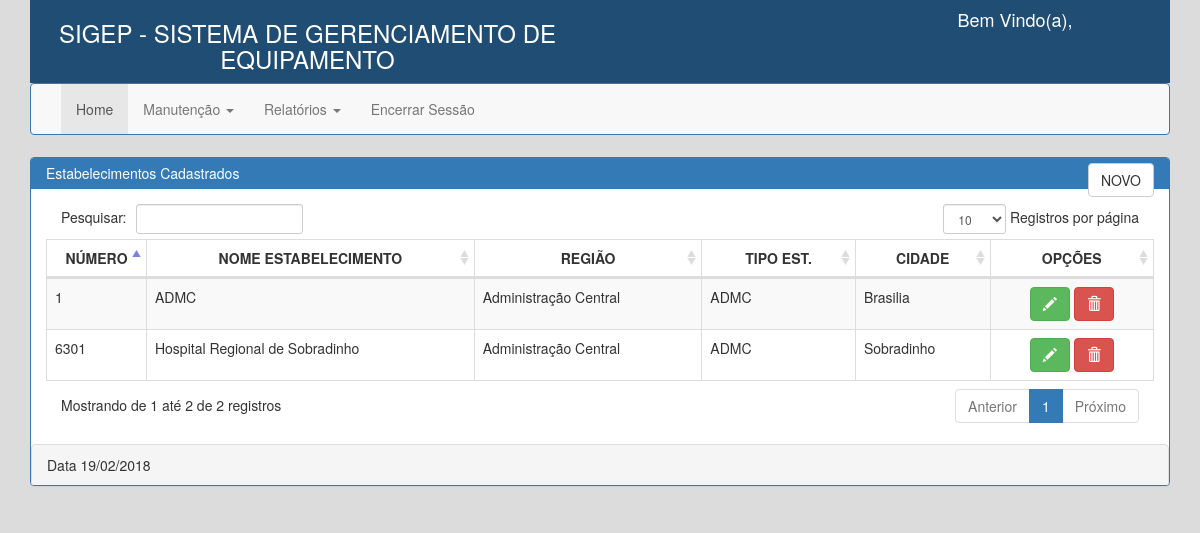
Screenshot of /view/estabelecimento/listaEstabelecimento.php with the database file from the repository.
### tables this page shows
CREATE TABLE `tb_estabelecimento` (
  `id_estabelecimento` int(11) NOT NULL,
  `nome_estabelecimento` varchar(150) DEFAULT NULL,
  `numero_estabelecimento` int(11) DEFAULT NULL,
  `cidade_estabelecimento` varchar(50) DEFAULT NULL,
  `id_tipo_estabelecimento` int(11) NOT NULL,
  `id_regiao` int(11) NOT NULL
);

CREATE TABLE `tb_regiao` (
  `id_regiao` int(11) NOT NULL,
  `numero_regiao` int(11) DEFAULT NULL,
  `nome_regiao` varchar(50) DEFAULT NULL,
  `sigla_regiao` varchar(45) DEFAULT NULL,
  `descricao_regiao` varchar(200) DEFAULT NULL
);

CREATE TABLE `tb_tipo_estabelecimento` (
  `id_tipo_estabelecimento` int(11) NOT NULL,
  `tipo` varchar(150) DEFAULT NULL,
  `obs_tipo` varchar(250) DEFAULT NULL
);

### Model/Conexao.class.php (called while the page is built, shortened)
<?php
class Conexao{
	public $dbType = "mysql";
	public $host = "10.86.0.8";
	public $user = "sesdf";
	public $senha = "sesdf2017";
	public $db = "db_equipamentos";
	public $persistent = false;
	public function getConnection(){
		try{
			$this->con = new PDO($this->dbType.":host=".$this->host.";dbname=".$this->db, $this->user, $this->senha,
			array( PDO::ATTR_PERSISTENT => $this->persistent ) );
			return $this->con;
		}catch ( PDOException $ex ){ echo "Erro: ".$ex->getMessage(); }
	}
}
?>

### Model/EstabelecimentoDAO.php (called while the page is built, shortened)
<?php
class EstabelecimentoDAO extends Conexao{
	public $conex = null;
	public function EstabelecimentoDAO(){
		$this->conex = Conexao :: getConnection();
	}
	public function listar() {
	 		try {
			$this->conex->beginTransaction();
			$stmt = $this->conex->prepare("SELECT * FROM tb_estabelecimento ORDER BY nome_estabelecimento");
			$stmt->execute();
			$this->conex->commit();
			$this->conex = null;
			return $stmt;
			$this->conex = Conexao :: Close();
		} catch (PDOException $ex) {
			echo "Erro: " . $ex->getMessage();
		}
	}
}

### Model/RegiaoDAO.php (called while the page is built, shortened)
<?php
if(!in_array('Conexao', get_declared_classes()) ) {
	require_once('Conexao.class.php');
}
class RegiaoDAO extends Conexao{
	public $conex = null;
	public function RegiaoDAO(){
		$this->conex = Conexao :: getConnection();
	}
	public function pesquisar($id_regiao) {
		try {
				$this->conex->beginTransaction();
				$stmt = $this->conex->prepare("SELECT * FROM tb_regiao WHERE id_regiao = {$id_regiao}");
				$stmt->execute();
				$this->conex->commit();
				$this->conex = null;
			return $stmt;
		} catch (PDOException $ex) {
			echo "Erro: " . $ex->getMessage();
		}
	}
}

### resources/funcoes.php (called while the page is built, shortened)
<?php
	function tipoEstab($id_tipo_estabelecimento){
		$dao = new TipoEstabDAO();
		foreach ($dao->pesquisar($id_tipo_estabelecimento) as $estab){
			return $tipo = $estab['tipo'];
		}
	}
?>

### Model/TipoEstabDAO.php (called while the page is built, shortened)
<?php
class TipoEstabDAO extends Conexao{
	public $conex = null;
	public function TipoEstabDAO(){
		$this->conex = Conexao :: getConnection();
	}
	public function pesquisar($id_tipo_estab) {
		try {
				$this->conex->beginTransaction();
				$stmt = $this->conex->prepare("SELECT * FROM tb_tipo_estabelecimento  WHERE id_tipo_estabelecimento = {$id_tipo_estab}");
				$stmt->execute();
				$this->conex->commit();
				$this->conex = null;
			return $stmt;
		} catch (PDOException $ex) {
			echo "Erro: " . $ex->getMessage();
		}
	}
}

### view/estabelecimento/listaEstabelecimento.php (the view, shortened to what this page needs)
<!DOCTYPE html>
<html>
    <head>
        <link href="../css/bootstrap.css" rel="stylesheet">
        <link href="../css/bootstrap.min.css" rel="stylesheet">
        <link href="../css/style.css" rel="stylesheet">
        <link rel="stylesheet" type="text/css" href="../css/dist/sweetalert.css">
        <link href="../css/bootstrap.css" rel="stylesheet">
        <link href="../css/style.css" rel="stylesheet">
    </head>
    <body>
        <?php
        include_once '../../Model/session.php';
        include_once '../../Model/RegiaoDAO.php';
        include_once '../../resources/funcoes.php';
        include_once '../menu.php';
        ?>
         <div class="container">
            <div class="row-fluid">
                <div class="panel panel-primary">
                    <div class="panel-heading">Estabelecimentos Cadastrados
                    	<input type="button" style="float: right;" class="btn btn-default" value="NOVO" accesskey=""onclick="window.location = 'formEstabelecimento.php'" title="Cadastrar nova Região">
                     </div>
                    <div class="panel-body">
                        <table  width="100%" class="table table-striped table-bordered table-hover" id="dataTables-usuario">
                            <thead>
                                <tr>
                                    <th width="40px" style="text-align: center">NÚMERO</th>
                                    <th style="text-align: center">NOME ESTABELECIMENTO</th>
                                    <th style="text-align: center">REGIÃO</th>
                                    <th style="text-align: center">TIPO EST.</th>
                                    <th style="text-align: center">CIDADE</th>
                                    <th style="text-align: center">OPÇÕES</th>
                                </tr>
                            </thead>
                            <?php
                            include_once '../../Model/TipoEstabDAO.php';
                            include_once '../../Model/EstabelecimentoDAO.php';
                            $obj = new EstabelecimentoDAO();
                            foreach ($obj->listar() as $key){
                            	$id_estabelecimento = $key['id_estabelecimento'];
                            	$nome_estabelecimento = utf8_encode($key['nome_estabelecimento']);
                            	$numero_estabelecimento = $key['numero_estabelecimento'];
                            	$id_tipo_estabelecimento = $key['id_tipo_estabelecimento'];
                            	$id_regiao = $key['id_regiao'];
                            	$cidade = utf8_encode($key['cidade_estabelecimento']);
                            	$nome_regiao = utf8_encode(regiaoId($id_regiao));
                            	$tipo_estab = utf8_encode(tipoEstab($id_tipo_estabelecimento));
                            	echo "
                            	<tr>
                            	<td width='30px'>$numero_estabelecimento</td>
                            	<td>$nome_estabelecimento</td>
                            	<td>$nome_regiao</td>
                            	<td>$tipo_estab</td>
                            	<td>$cidade</td>
                            	 <td width='150px' style='text-align: center'>
                            		<a title='Alterar' href='formEditarEstabelecimento.php?id_estabelecimento=$id_estabelecimento' class='btn btn-success mgn-btn-dt'><i class='glyphicon glyphicon-pencil'></i></a>
                            	 ";
                            	?>
                            	     <a href="#" class='btn btn-danger mgn-btn-dt' onclick="swal({   title: 'EXCLUIR?', type: 'warning', text:'Tem certeza que deseja realmente Excluir este registro?',  showCancelButton: true,   confirmButtonColor: '#DD6B55',confirmButtonText: 'EXCLUIR', cancelButtonText: 'CANCELAR', closeOnConfirm: false}, function(){window.location.href = '../../control/executar_exclusao_estabelecimento.php?id_testabelecimento=<?php echo $id_estabelecimento;?>';});"><i class='glyphicon glyphicon-trash'></i></a>
                               <?php
                               echo "</td>
		                          </tr>";
		                          }
		                        ?>
                        </table>
                    </div>
                </div>
            </div>
        </div>
    </body>
    <link href="../../resources/datatables-plugins/dataTables.bootstrap.css" rel="stylesheet">
    <link href="../../resources/datatables-responsive/dataTables.responsive.css" rel="stylesheet">
</html>

### view/css/style.css (style rules this page uses)
body { background-color: #DCDCDC; }

### rows the page displays
tb_estabelecimento: numero_estabelecimento "1", nome_estabelecimento "ADMC", id_regiao.nome_regiao "Administração Central", id_tipo_estabelecimento.tipo "ADMC", cidade_estabelecimento "Brasilia"
tb_estabelecimento: numero_estabelecimento "6301", nome_estabelecimento "Hospital Regional de Sobradinho", nome_regiao "Administração Central", tipo_estab "ADMC", cidade_estabelecimento "Sobradinho"
